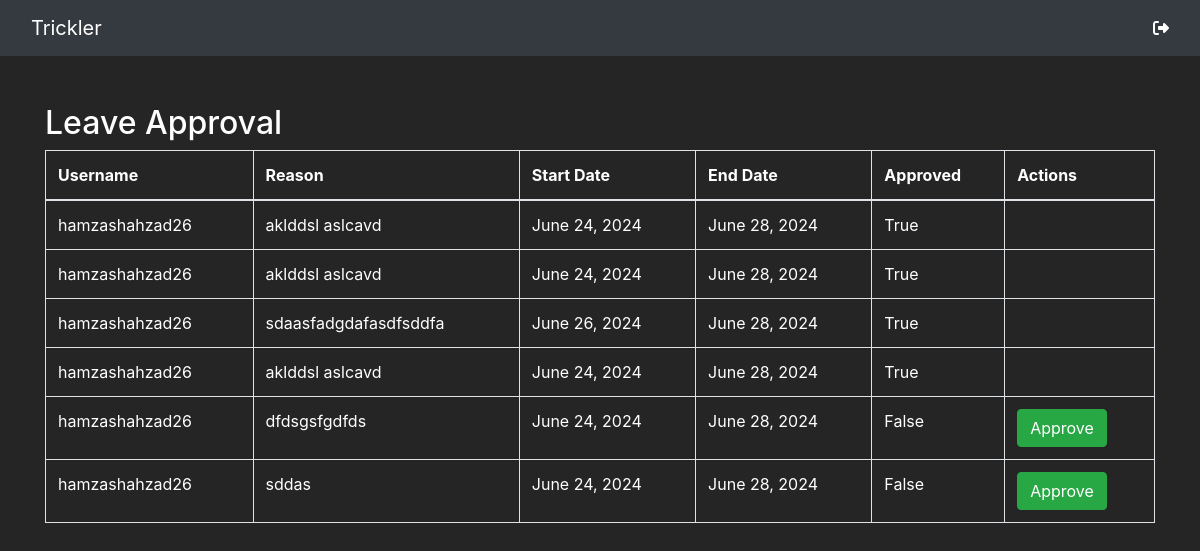
The page /leave_approval/ (signed in) on the database its author committed.
### main/models.py (models this page shows, shortened)
class LeaveRequest(models.Model):
    user = models.ForeignKey(User, on_delete=models.CASCADE)
    reason = models.TextField()
    start_date = models.DateField()
    end_date = models.DateField()
    approved = models.BooleanField(default=False)

### main/admin_views.py (the view, shortened to what this page needs)
# urls.py: path('leave_approval/', admin_views.leave_approval, name='leave_approval'),
@staff_member_required
def leave_approval(request):
    leave_requests = LeaveRequest.objects.all()
    return render(request, 'leave_approval.html', {'leave_requests': leave_requests})

### main/templates/leave_approval.html (shortened to what this page needs)
{% extends "index_admin.html" %}
{% block body %}
<div class="container mt-5">
    <h2>Leave Approval</h2>
    <table class="table table-bordered">
        <thead>
            <tr>
                <th>Username</th>
                <th>Reason</th>
                <th>Start Date</th>
                <th>End Date</th>
                <th>Approved</th>
                <th>Actions</th>
            </tr>
        </thead>
        <tbody>
            {% for request in leave_requests %}
            {% if not request.approved %}
            <tr>
                <td>{{ request.user.username }}</td>
                <td>{{ request.reason }}</td>
                <td>{{ request.start_date }}</td>
                <td>{{ request.end_date }}</td>
                <td>{{ request.approved }}</td>
                <td>
                    <form method="post">
                        <button type="submit" name="action" value="approve" class="btn btn-success">Approve</button>
                    </form>
                </td>
            </tr>
            {% else %}
            <tr>
                <td>{{ request.user.username }}</td>
                <td>{{ request.reason }}</td>
                <td>{{ request.start_date }}</td>
                <td>{{ request.end_date }}</td>
                <td>{{ request.approved }}</td>
                <td>
                </td>
            </tr>
            {% endif %}
            {% endfor %}
        </tbody>
    </table>
</div>
{% endblock body %}

### rows shown on the page
LeaveRequest: user.username "hamzashahzad26", reason "aklddsl aslcavd", start_date "June 24, 2024", end_date "June 28, 2024", approved "True"
LeaveRequest: user.username "hamzashahzad26", reason "aklddsl aslcavd", start_date "June 24, 2024", end_date "June 28, 2024", approved "True"
LeaveRequest: user.username "hamzashahzad26", reason "sdaasfadgdafasdfsddfa", start_date "June 26, 2024", end_date "June 28, 2024", approved "True"
LeaveRequest: user.username "hamzashahzad26", reason "aklddsl aslcavd", start_date "June 24, 2024", end_date "June 28, 2024", approved "True"
LeaveRequest: user.username "hamzashahzad26", reason "dfdsgsfgdfds", start_date "June 24, 2024", end_date "June 28, 2024", approved "False"
LeaveRequest: user.username "hamzashahzad26", reason "sddas", start_date "June 24, 2024", end_date "June 28, 2024", approved "False"
